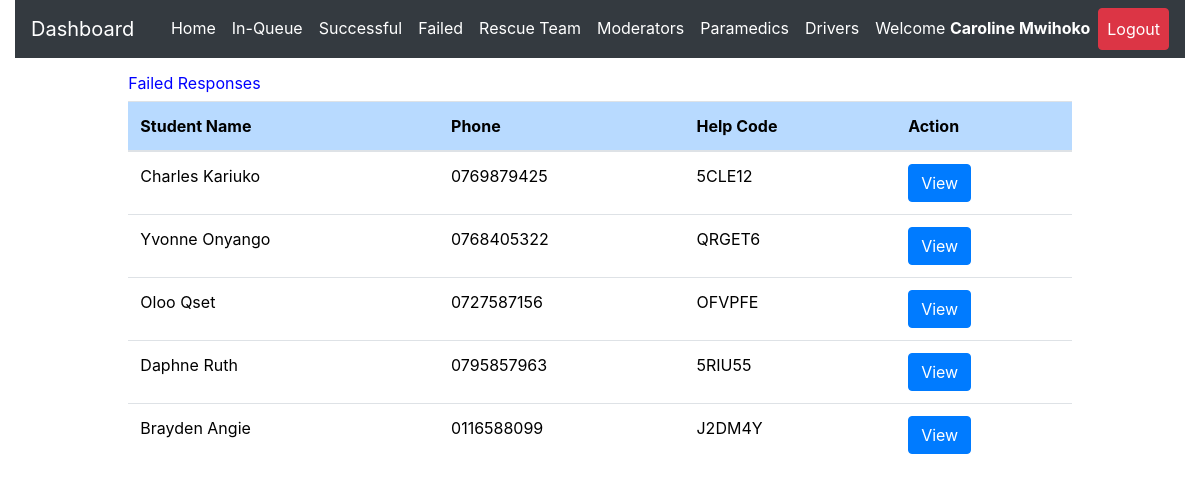
/admin/failed.php (signed in), run on the app's committed database.
### tables this page shows
CREATE TABLE `request_status` (
  `id` int(20) NOT NULL,
  `helpID` varchar(50) NOT NULL,
  `ip_address` varchar(100) NOT NULL,
  `request_latitude` varchar(50) NOT NULL,
  `request_longitude` varchar(50) NOT NULL,
  `status` varchar(50) DEFAULT 'Pending',
  `emergency_type` varchar(50) NOT NULL,
  `emergency_description` varchar(255) DEFAULT NULL,
  `admNo` varchar(255) NOT NULL,
  `timestamp` datetime NOT NULL DEFAULT CURRENT_TIMESTAMP
);

CREATE TABLE `student_details` (
  `id` int(20) NOT NULL,
  `regNum` varchar(255) NOT NULL,
  `firstname` varchar(255) NOT NULL,
  `lastname` varchar(255) NOT NULL,
  `emailaddress` varchar(255) NOT NULL,
  `phonenumber` varchar(15) NOT NULL,
  `password` varchar(255) NOT NULL,
  `password_reset_token` varchar(500) DEFAULT NULL,
  `date` datetime NOT NULL DEFAULT CURRENT_TIMESTAMP
);

### admin/failed.php (the view, shortened to what this page needs)
<?php
include 'server.php';
?>
<!DOCTYPE html>
<html lang="en">
<?php include './includes/header.php'; ?>
  <body>
    <?php include './includes/navbar.php'; ?>
  <div class="row m-3">
  <div class="col-md-1"></div>
    <div class="col-md-10">
<div class="table-responsive-lg">
    <table class="table" style='color:black; font-weight:normal'>
        <thead>
          <h6  style='color:blue; font-weight:normal'>
         Failed Responses </h6>
            <tr >
              <th scope="col" class="table-primary">Student Name</th>
              <th scope="col" class="table-primary">Phone</th>
              <th scope="col" class="table-primary">Help Code</th>
              <th scope="col" class="table-primary">Action</th>
            </tr>
          </thead>
          <tbody>
    <?php
    if($_SESSION['admin_id']){
        $data_fetch_query = "SELECT request_status.id, request_status.helpID,request_status.status,
        request_status.admNo,request_status.timestamp,student_details.regNum,student_details.regNum,
        student_details.firstname,student_details.lastname,student_details.phonenumber
        FROM request_status
        INNER JOIN student_details ON request_status.admNo = student_details.regNum  WHERE request_status.status ='Failed' order by request_status.timestamp DESC;";
        $data_result = mysqli_query($db, $data_fetch_query);
        if ($data_result->num_rows > 0){
            while($row = $data_result->fetch_assoc()) {
            $help_code=$row["helpID"];
        echo "<tr> <td>" .$row["firstname"]. " ".$row["lastname"]. "</td>";
        echo "<td>" .$row["phonenumber"]."</td>";
        echo "<td>" .$row["helpID"]."</td>";
        echo "<td>
        <form method ='POST' action='server.php'>
        <input  type='text' hidden name='help_code' value='$help_code'>
        <input type='submit' value='View' name='view-requests-being-attended-btn' class='btn btn-primary'>
        </form>
        </td> </tr>";
        }
        }else{
        echo "<td>"."No Requests Found"."</td>";
        }
        } else{
            echo "<td>"."No Data Found"."</td>";
        }
?>
          </tbody>
    </table>
  </div>
  </div>
  <div class="col-md-1"></div>
</div>
  </body>
</html>

### data on the page
request_status: admNo.firstname "Charles", admNo.lastname "Kariuko", admNo.phonenumber "0769879425", helpID "5CLE12"
request_status: admNo.firstname "Yvonne", admNo.lastname "Onyango", admNo.phonenumber "0768405322", helpID "QRGET6"
request_status: admNo.firstname "Oloo", admNo.lastname "Qset", admNo.phonenumber "0727587156", helpID "OFVPFE"
request_status: admNo.firstname "Daphne", admNo.lastname "Ruth", admNo.phonenumber "0795857963", helpID "5RIU55"
request_status: admNo.firstname "Brayden", admNo.lastname "Angie", admNo.phonenumber "0116588099", helpID "J2DM4Y"

### other printed values
$_SESSION['admin_firstname'] "Caroline"
$_SESSION['admin_lastname'] "Mwihoko"
